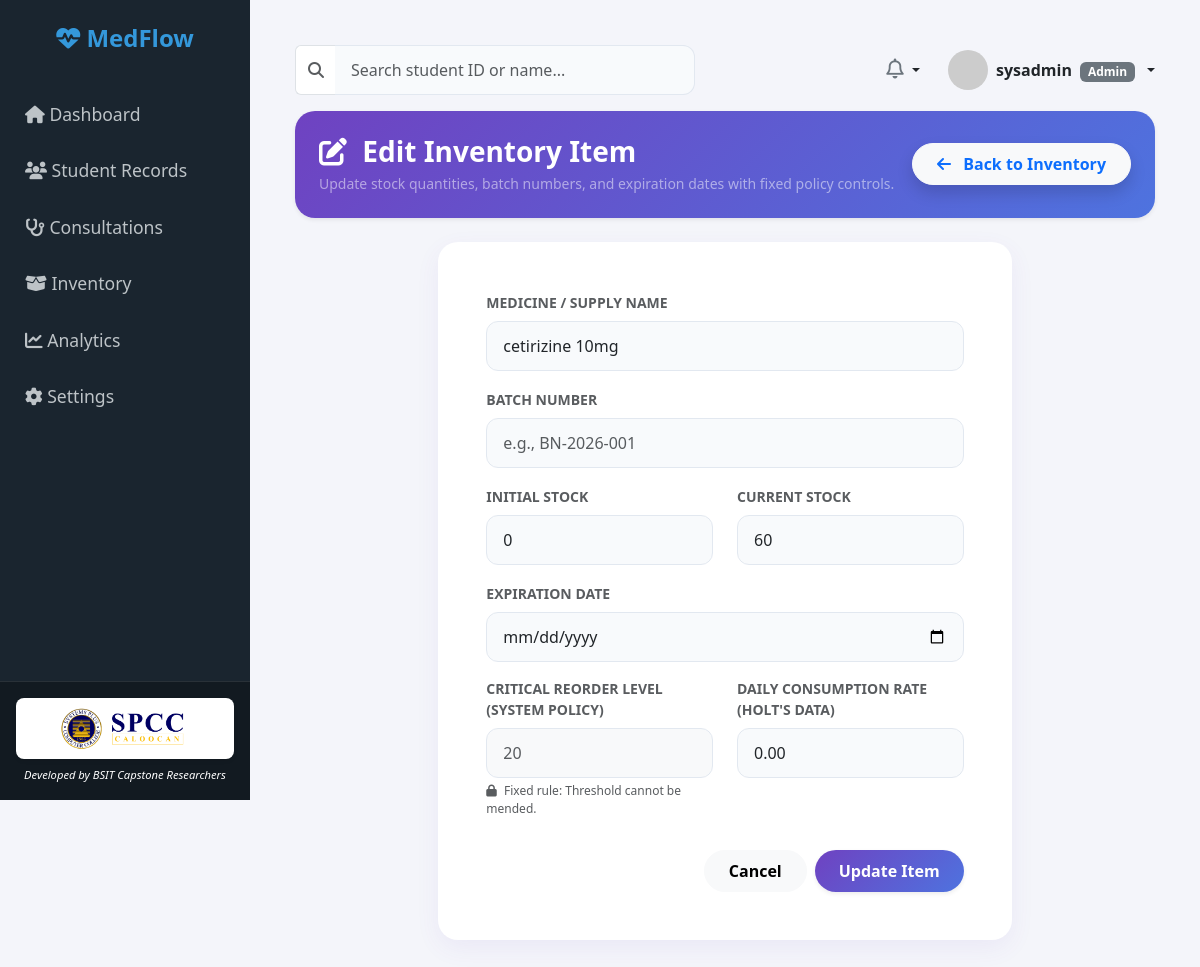
Page /modules/inventory/edit.php?id=2 (signed in) on the earlier database version.
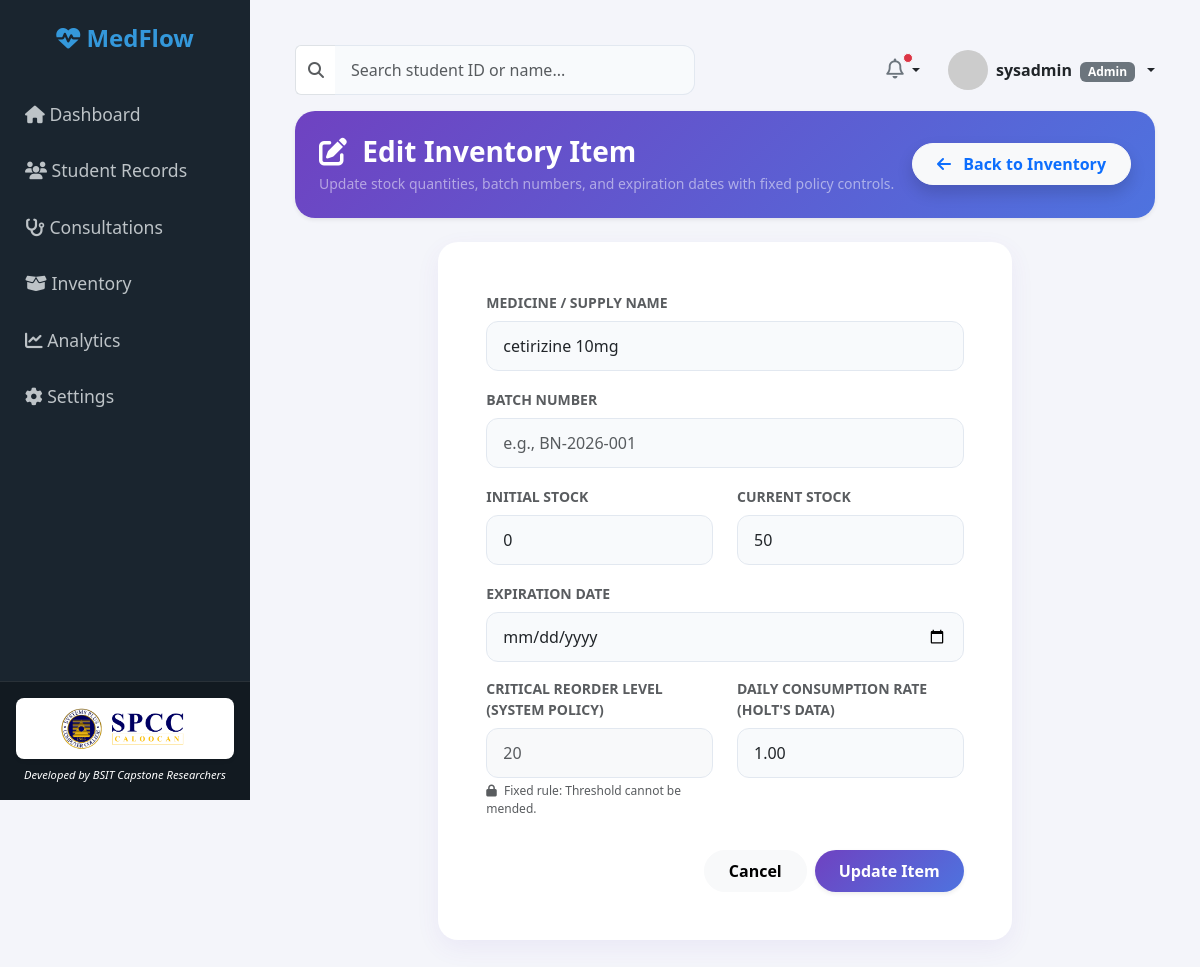
Same page on the later database version.
### tables this page shows
CREATE TABLE IF NOT EXISTS `inventory` (
  `item_id` int NOT NULL AUTO_INCREMENT,
  `item_name` varchar(100) NOT NULL,
  `batch_number` varchar(100) DEFAULT NULL,
  `current_stock` int NOT NULL DEFAULT '0',
  `initial_stock` int DEFAULT '0',
  `expiration_date` date DEFAULT NULL,
  `reorder_level` int NOT NULL DEFAULT '0',
  `daily_consumption_rate` decimal(5,2) DEFAULT '0.00',
  PRIMARY KEY (`item_id`)
);

### modules/inventory/edit.php (the view, shortened to what this page needs)
<?php
require_once '../../includes/db_connect.php';
$item_id = $_GET['id'] ?? null;
$stmt = $pdo->prepare("SELECT * FROM inventory WHERE item_id = ?");
$stmt->execute([$item_id]);
$item = $stmt->fetch(PDO::FETCH_ASSOC);
?>
<!DOCTYPE html>
<html lang="en">
<head>
    <link href="https://cdn.jsdelivr.net/npm/bootstrap@5.3.0/dist/css/bootstrap.min.css" rel="stylesheet">
    <link rel="stylesheet" href="https://cdnjs.cloudflare.com/ajax/libs/font-awesome/6.4.0/css/all.min.css">
</head>
<body>
    <?php include '../../includes/sidebar.php'; ?>
    <div class="main-content">
        <?php include '../../includes/topbar.php'; ?>
        <div class="card bg-gradient-purple p-4 mb-4 shadow-sm mt-3">
            <div class="d-flex justify-content-between align-items-center">
                <div>
                    <h3 class="fw-bold mb-1 text-white"><i class="fa-solid fa-pen-to-square me-2"></i> Edit Inventory Item</h3>
                    <p class="text-white-50 mb-0 small">Update stock quantities, batch numbers, and expiration dates with fixed policy controls.</p>
                </div>
                <a href="index.php" class="btn btn-light fw-bold px-4 py-2 shadow text-primary rounded-pill">
                    <i class="fa-solid fa-arrow-left me-2"></i> Back to Inventory
                </a>
            </div>
        </div>
        <div class="card p-5 col-lg-8 mx-auto">
            <form method="POST">
                <div class="mb-3">
                    <label class="form-label text-muted small fw-bold text-uppercase">Medicine / Supply Name</label>
                    <input type="text" name="item_name" class="form-control" value="<?php echo htmlspecialchars($item['item_name']); ?>" required>
                </div>
                <div class="mb-3">
                    <label class="form-label text-muted small fw-bold text-uppercase">Batch Number</label>
                    <input type="text" name="batch_number" class="form-control" value="<?php echo htmlspecialchars($item['batch_number'] ?? ''); ?>" placeholder="e.g., BN-2026-001" required>
                </div>
                <div class="row">
                    <div class="col-md-6 mb-3">
                        <label class="form-label text-muted small fw-bold text-uppercase">Initial Stock</label>
                        <input type="number" name="initial_stock" class="form-control" value="<?php echo intval($item['initial_stock'] ?? 0); ?>" min="0" required>
                    </div>
                    <div class="col-md-6 mb-3">
                        <label class="form-label text-muted small fw-bold text-uppercase">Current Stock</label>
                        <input type="number" name="current_stock" class="form-control" value="<?php echo intval($item['current_stock']); ?>" min="0" required>
                    </div>
                </div>
                <div class="mb-3">
                    <label class="form-label text-muted small fw-bold text-uppercase">Expiration Date</label>
                    <input type="date" name="expiration_date" class="form-control" value="<?php echo htmlspecialchars($item['expiration_date'] ?? ''); ?>" required>
                </div>
                <div class="row">
                    <div class="col-md-6 mb-4">
                        <label class="form-label text-muted small fw-bold text-uppercase">Critical Reorder Level (System Policy)</label>
                        <input type="number" class="form-control bg-light text-muted" value="<?php echo intval($item['reorder_level']); ?>" readonly title="Alert levels are fixed by system policy and cannot be edited.">
                        <div class="form-text text-muted" style="font-size: 0.75rem;"><i class="fa-solid fa-lock me-1"></i> Fixed rule: Threshold cannot be mended.</div>
                    </div>
                    <div class="col-md-6 mb-4">
                        <label class="form-label text-muted small fw-bold text-uppercase">Daily Consumption Rate (Holt's Data)</label>
                        <input type="number" step="0.01" name="daily_consumption_rate" class="form-control" value="<?php echo htmlspecialchars($item['daily_consumption_rate'] ?? 0); ?>" min="0" required>
                    </div>
                </div>
                <div class="d-flex justify-content-end gap-2 pt-2">
                    <a href="index.php" class="btn btn-light px-4 py-2 rounded-pill fw-semibold">Cancel</a>
                    <button type="submit" class="btn btn-primary px-4 py-2 rounded-pill fw-semibold shadow-sm" style="background: linear-gradient(135deg, #6f42c1 0%, #4e73df 100%); border: none;">Update Item</button>
                </div>
            </form>
        </div>
    </div>
</body>
</html>

Differences in the rows shown:
changed inventory "cetirizine 10mg": current_stock "60" → "50"; daily_consumption_rate "0.00" → "1.00"
